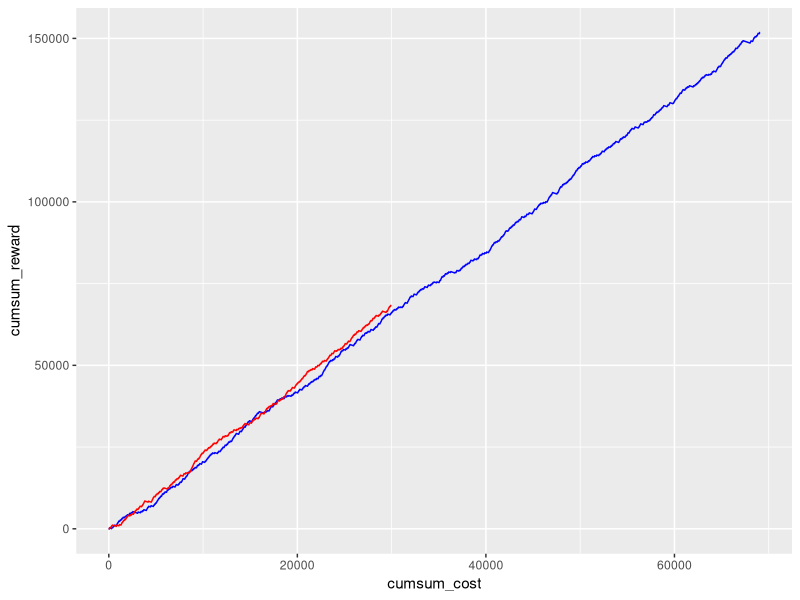
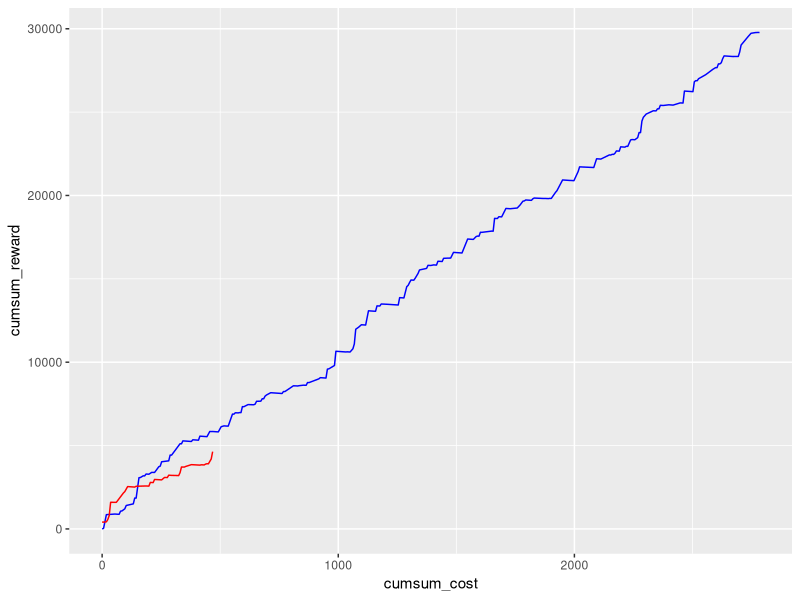

Write R code to recreate these figures, in order.
library(dplyr)
library(ggplot2)
setwd("G:\\My Drive\\Research\\Contextual Bandits\\code\\bandits\\algorithms")

donor <- read.csv('donor_linucb.csv') %>% mutate(cumsum_cost = cumsum(cost)) %>%
  mutate(cumsum_reward = cumsum(reward))
referral <- read.csv('referral_linucb.csv') %>% mutate(cumsum_cost = cumsum(cost)) %>%
  mutate(cumsum_reward = cumsum(reward))


# Filtering into new df for contexts that were allocated optimally

don_opt <- donor %>% filter(optimal==1) %>% mutate(cumsum_cost = cumsum(cost)) %>%
  mutate(cumsum_reward = cumsum(reward))
ref_opt <- referral %>% filter(optimal==1) %>% mutate(cumsum_cost = cumsum(cost)) %>%
  mutate(cumsum_reward = cumsum(reward))


donor <- donor %>% select(cumsum_cost, cumsum_reward) %>%
  group_by(cumsum_cost) %>% summarise(cumsum_reward=max(cumsum_reward))

don_opt <- don_opt %>% select(cumsum_cost, cumsum_reward) %>%
  group_by(cumsum_cost) %>% summarise(cumsum_reward=max(cumsum_reward))

referral <- referral %>% select(cumsum_cost, cumsum_reward) %>%
  group_by(cumsum_cost) %>% summarise(cumsum_reward=max(cumsum_reward))

ref_opt <- ref_opt %>% select(cumsum_cost, cumsum_reward) %>%
  group_by(cumsum_cost) %>% summarise(cumsum_reward=max(cumsum_reward))


ggplot(donor, aes(cumsum_cost, cumsum_reward)) + geom_line(color="blue") + geom_line(data=don_opt, aes(cumsum_cost, cumsum_reward), color="red")

ggplot(referral, aes(cumsum_cost, cumsum_reward)) + geom_line(color="blue") + geom_line(data=ref_opt, aes(cumsum_cost, cumsum_reward), color="red")
